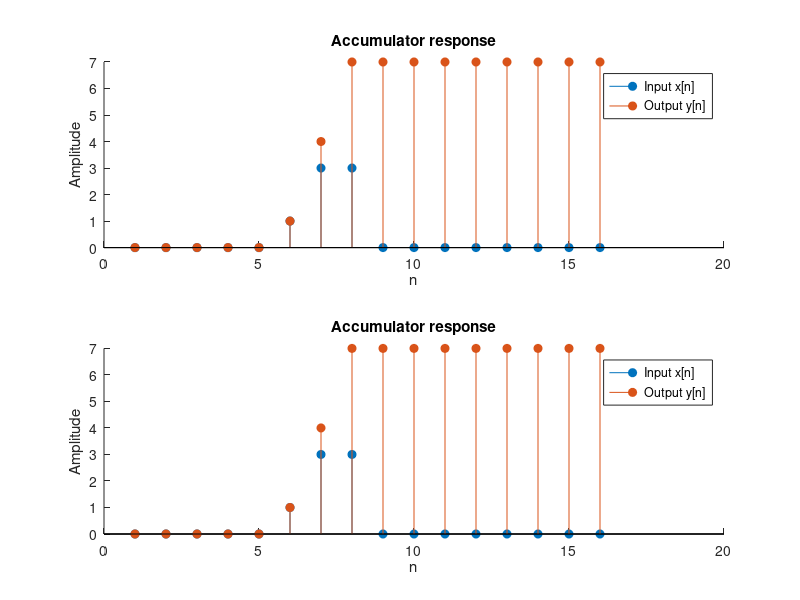

Write the MATLAB code that produced this figure.
%% Experiment - 2
% Example - 1
clc;
clear;
figure;

%% Without using inbuilt function
n = -5 : 10; % Discrete time index
x = [n >= 0] + 2 * [n >= 1] - 3 * [n >= 3];  % Input signal

y = 0;  % y[-1] = 0
for k = 1 : length(n)
	term = y(end) + x(k);
	y = [y term];
end
y = y(2:end);  % Left shift by 1 unit

subplot(211)
hold on;
stem(x, 'filled')
stem(y, 'filled')
hold off;
title('Accumulator response')
legend('Input x[n]', 'Output y[n]')
xlabel('n'), ylabel('Amplitude')

%% With using inbuilt function
n = -5 : 10; % Discrete time index
x = [n >= 0] + 2 * [n >= 1] - 3 * [n >= 3];  % Input signal

y = filter([1], [1, -1], x);

subplot(212)
hold on;
stem(x, 'filled')
stem(y, 'filled')
hold off;
title('Accumulator response')
legend('Input x[n]', 'Output y[n]')
xlabel('n'), ylabel('Amplitude')
